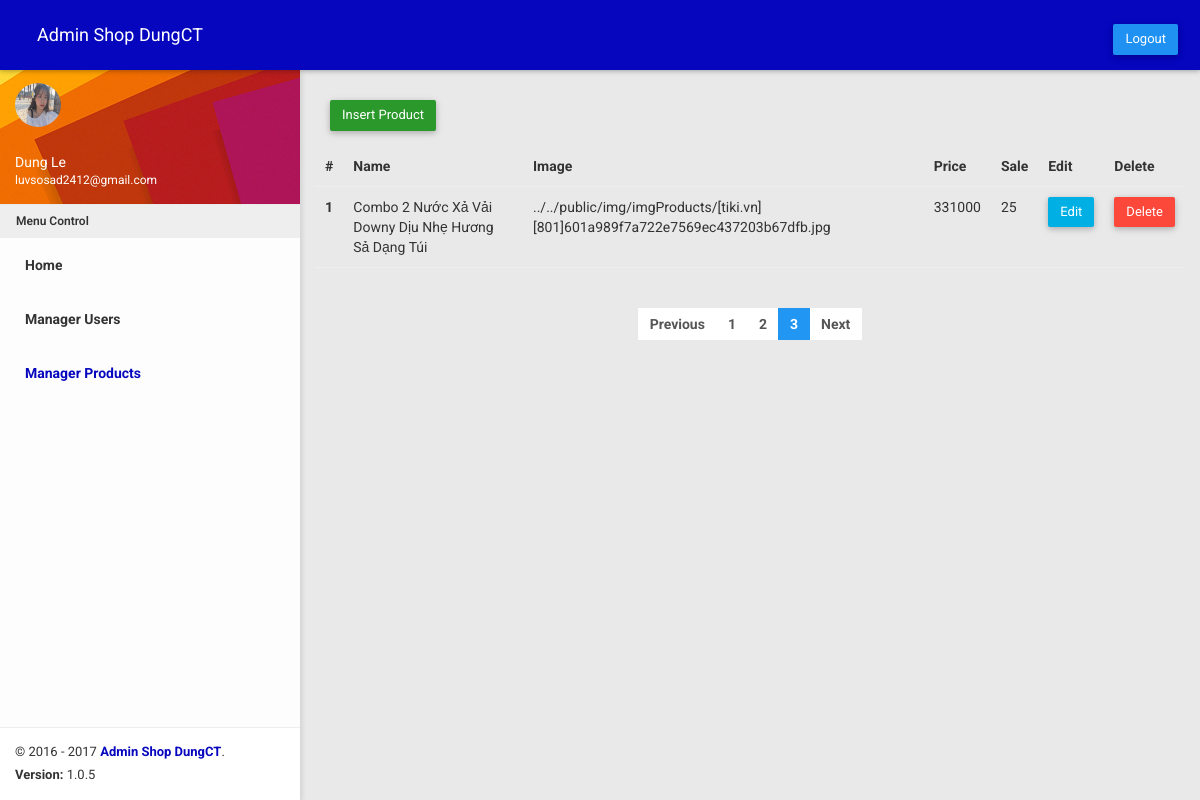
Page /app/admin/product/display.php?page=3 (signed in) on the committed database.
### tables this page shows
CREATE TABLE `lechidung_users` (
  `user_id` int(11) NOT NULL,
  `user_fname` varchar(50) NOT NULL,
  `user_lname` varchar(50) NOT NULL,
  `user_username` varchar(50) NOT NULL,
  `user_email` varchar(50) NOT NULL,
  `user_pass` varchar(300) NOT NULL,
  `user_registerdate` datetime DEFAULT CURRENT_TIMESTAMP,
  `user_level` tinyint(4) DEFAULT NULL
);

CREATE TABLE `lechidung_product` (
  `productID` int(11) NOT NULL,
  `productName` varchar(200) NOT NULL,
  `productImage` varchar(500) NOT NULL,
  `productPrice` double NOT NULL,
  `productSale` double DEFAULT NULL
);

### app/common/session.php (called while the page is built, shortened)
<?php
if (!isset($_SESSION['login_user'])) {
    header("location:  ../../app/login/login.php");
} else {
    require('test_connection.php');
    $user_check = $_SESSION['login_user'];
    $sql = "select * from lechidung_users where user_username = '" . $user_check . "';";
    $result = mysqli_query($conn, $sql);
    while ($row = mysqli_fetch_assoc($result)) {
        $login_session = $row['user_fname'] . " " . $row['user_lname'];
        $login_session1 = $row['user_email'];
    }
}

### app/admin/product/display.php (the view, shortened to what this page needs)
<?php
require('../../common/session.php');
?>
<!DOCTYPE html>
<html>
<head>
  <link href="../../../public/plugins/bootstrap/css/bootstrap.css" rel="stylesheet">
  <link href="../../../public/css/style.css" rel="stylesheet">
  <link href="../../../public/css/all-themes.css" rel="stylesheet" />
  <link href="//netdna.bootstrapcdn.com/font-awesome/3.2.1/css/font-awesome.css" rel="stylesheet">
</head>
<body>
  <body class="theme-red">
    <nav class="navbar">
      <div class="container-fluid">
        <div class="navbar-header">
          <a id="text-white" href="../../../app/admin/admin.php">Admin Shop DungCT</a>
        </div>
        <div class="collapse navbar-collapse" id="navbar-collapse">
          <ul class="nav navbar-nav navbar-right">
            <li> <a href="../../../app/login/logout.php"><button type="button" class="icon-signout btn btn-large btn-primary">Logout</button></a></li>
          </ul>
        </div>
      </div>
    </nav>
    <section>
      <aside id="leftsidebar" class="sidebar">
        <div class="user-info">
          <div class="image">
            <img src="../../../public/img/imgUsers/68378441_662085174278896_6502441750110404608_o.jpg" width="46" height="44" alt="User" />
          </div>
          <div class="info-container">
            <div class="name" data-toggle="dropdown" aria-haspopup="true" aria-expanded="false"><?php echo $login_session ?></div>
            <div class="email"><?php echo $login_session1 ?></div>
          </div>
        </div>
        <div class="menu">
          <ul class="list">
            <li class="header">Menu Control</li>
            <li>
              <a href="../../../app/admin/admin.php">
                <span>Home</span>
              </a>
            </li>
            <li>
              <a href="../../../app/admin/user/display.php">
                <span>Manager Users</span>
              </a>
            </li>
            <li class="active">
              <a href="../../../app/admin/product/display.php">
                <span>Manager Products</span>
              </a>
            </li>
          </ul>
        </div>
        <div class="legal">
          <div class="copyright">
            &copy; 2016 - 2017 <a href="javascript:void(0);">Admin Shop DungCT</a>.
          </div>
          <div class="version">
            <b>Version: </b> 1.0.5
          </div>
        </div>
      </aside>
    </section>
    <section class="content">
      <div class="container-fluid">
        <div class="block-header">
          <a href="../../../app/admin/product/insert.php"><button type="button" class="btn btn-success">Insert Product</button></a>
        </div>
        <div class="row clearfix">
          <?php
          require('../../common/test_connection.php');
          $page = 1;
          $limit = 10;
          $arrs_list = mysqli_query($conn, "select * from lechidung_product;");
          $total_record = mysqli_num_rows($arrs_list);
          $total_page = ceil($total_record / $limit);
          if (isset($_GET["page"]))
            $page = $_GET["page"];
          $start = ($page - 1) * $limit;
          $sql = "select * from lechidung_product ORDER BY productID DESC limit " . $start . "," . $limit . " ;";
          $result = mysqli_query($conn, $sql);
          if (mysqli_num_rows($result) > 0) {
            echo "<table class='table table-hover'>
    <thead class='thead-dark'>
      <tr>
        <th scope='col'>#</th>
        <th scope='col'>Name</th>
        <th scope='col'>Image</th>
        <th scope='col'>Price</th>
        <th scope='col'>Sale</th>
        <th scope='col'>Edit</th>
        <th scope='col'>Delete</th>
      </tr>
    </thead>";
            $STT = 0;
            while ($row = mysqli_fetch_assoc($result)) {
              $STT++;
              echo " <tbody>
    <tr>
      <th scope='row'>" . $STT . "</th>
      <td>" . $row["productName"] . "</td>
      <td>" . $row["productImage"]   . "</td>
      <td>" . $row["productPrice"] . "</td>
      <td>" . $row["productSale"] . "</td>
      <td><a class='btn btn-info' href='../../../app/admin/product/update.php?id= " . $row["productID"] . "' onclick='return checkupdate()'>Edit</a></td>
      <td><a class='btn btn-danger' href='../../../app/admin/product/delete.php?id= " . $row["productID"] . "' onclick='return checkdelete()'>Delete</a></td>
    </tr>
  </tbody>";
            }
            echo "</table>";
          }
          ?>
          <div class="row">
            <div class="col-12 col-md-12">
              <div class="JustifyCenter">
                <ul class="pagination">
                  <li><a href="../../../app/admin/product/display.php?page=<?php echo $page - 1; ?>">Previous</a></li>
                  <?php for ($i = 1; $i <= $total_page; $i++) { ?>
                    <li <?php if ($page == $i) echo "class='active'"; ?>><a href="../../../app/admin/product/display.php?page=<?php echo $i; ?>"><?php echo $i; ?></a></li>
                  <?php } ?>
                  <li><a href="../../../app/admin/product/display.php?page=<?php echo $page + 1; ?>">Next</a></li>
                </ul>
              </div>
            </div>
          </div>
        </div>
      </div>
    </section>
  </body>
</html>

### public/css/all-themes.css (style rules this page uses)
.theme-red .nav>li>a { color: #fff; }
.theme-red .sidebar .menu .list li.active { background-color: transparent; }
.theme-red .sidebar .menu .list li.active> :first-child i, .theme-red .sidebar .menu .list li.active> :first-child span { color: #0606be; }
.theme-red .sidebar .menu .list .toggled { background-color: transparent; }
.theme-red .sidebar .legal { background-color: #fff; }
.theme-red .sidebar .legal .copyright a { color: #0606be !important; }

### rows in the picture
lechidung_users: login_session "Dung Le", user_email "luvsosad2412@gmail.com"
lechidung_product: productName "Combo 2 Nước Xả Vải Downy Dịu Nhẹ Hương Sả Dạng Túi", productImage "../../public/img/imgProducts/[tiki.vn][801]601a989f7a722e7569ec437203b67dfb.jpg", productPrice "331000", productSale "25"
